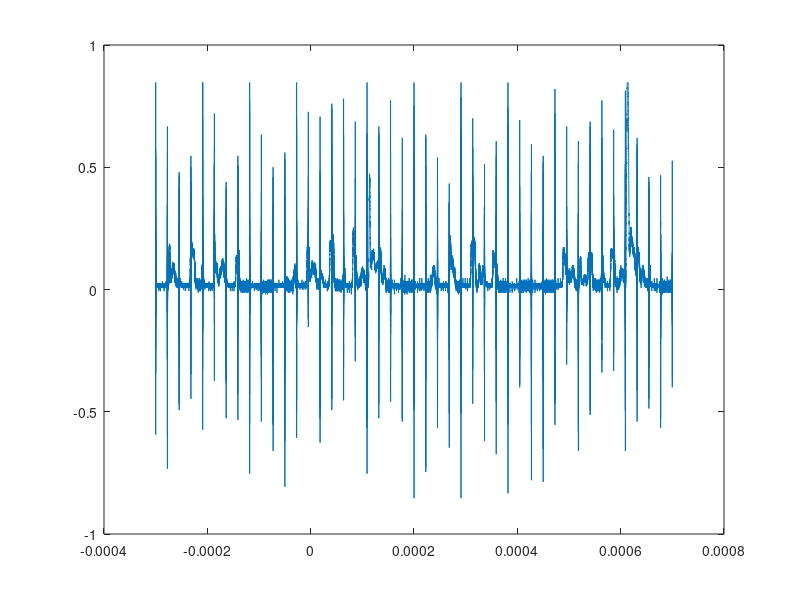
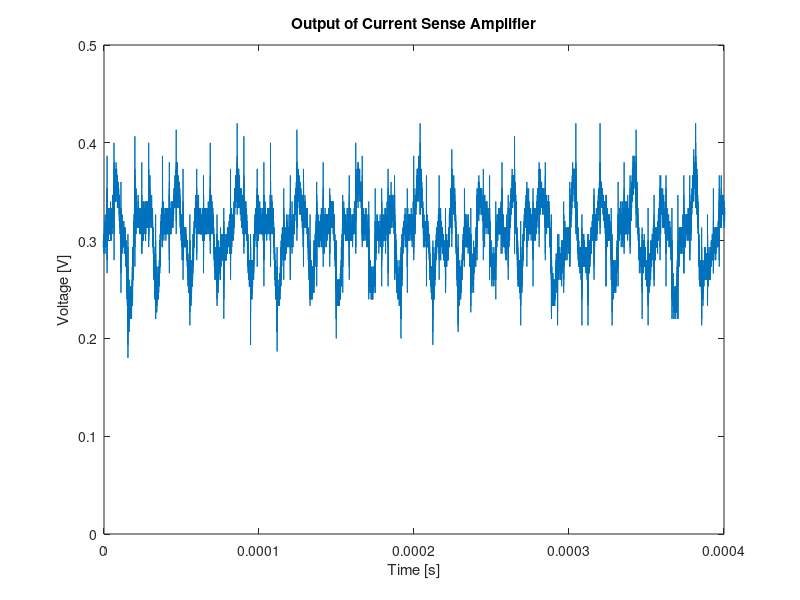

Recreate these plots in MATLAB, in order. (Note: this script raises an error after producing the figures.)
clear all; close all; clc;

to_tikz = 1;

C1 = csvread('C1controller-board2-resistordc-current-ina286-gate00001.txt',5,0);
C2 = csvread('C2controller-board2-resistordc-current-ina286-gate00001.txt',5,0);
C3 = csvread('C3controller-board2-resistordc-current-ina286-gate00001.txt',5,0);
C4 = csvread('C4controller-board2-resistordc-current-ina286-gate00001.txt',5,0);

C1_m = csvread('C1controller-board2-motorcurrent-ina286-gate-22k-50d0d00000.txt',5,0);

timeshift = 2e-4;
time_C1_m = C1_m(:,1) + timeshift;
data_C1_m = C1_m(:,2);

time_C1 = C1(:,1) + timeshift;
data_C1 = C1(:,2);

time_C2 = C2(:,1) + timeshift;
data_C2 = C2(:,2);

time_C3 = C3(:,1) + timeshift;
data_C3 = C3(:,2);

time_C4 = C4(:,1) + timeshift;
data_C4 = C4(:,2);


figure(1)
plot(time_C1_m, data_C1_m)

figure(2)
plot(time_C1, data_C1)
% 
 title('Output of Current Sense Amplifier')
 xlabel('Time [s]')
 ylabel('Voltage [V]')
% 
  xlim([0 4e-4])
  ylim([0 0.5])
% 
%  
%  legend('POWER_{EN}','DCDC_{EN}','VCCIO_{EN}')

if to_tikz == 1
    cleanfigure()
    matlab2tikz('controllerboardv2_current_sense.tex');
end
